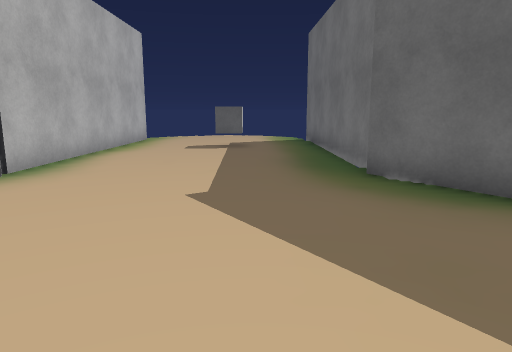
[1] (above)

16 first-person views from a walk through a Unity game level. The camera is 1.4 m above the floor, tilts 10° down and sees 70° across. The floor is counted in squares, 1.06 m on a side. Each view is taken from the middle of a square. On the plan, view 1 faces up. The plan holds only what a view shows up to about 15 squares ahead; the rest is blank. The place goes on beyond the plan. The player is left out. Some surface patterns are stand-ins.

[2]
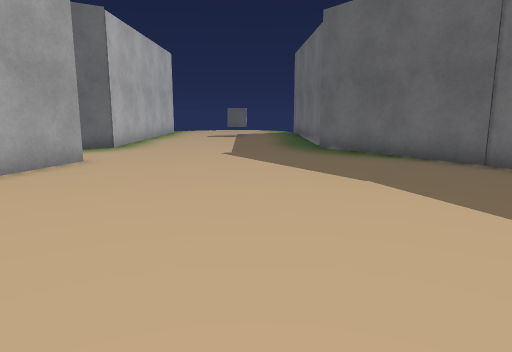

[3]
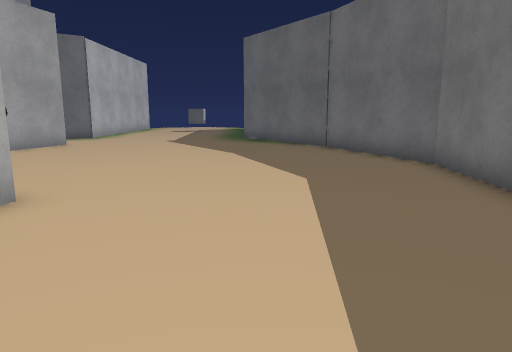

[4]
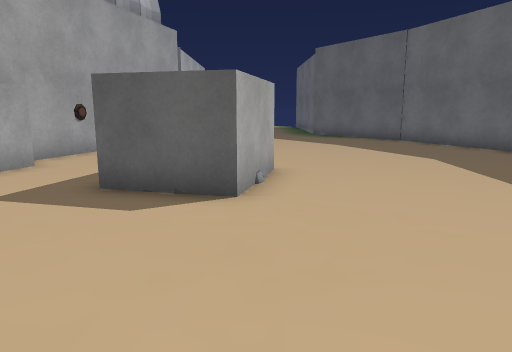

[5]
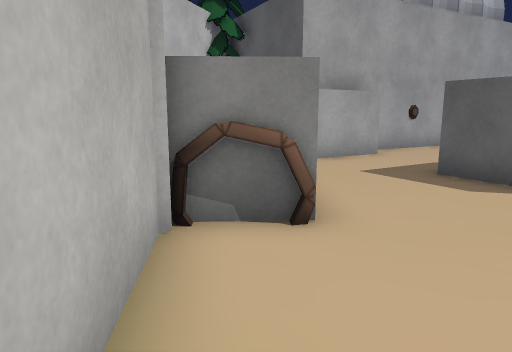

[6]
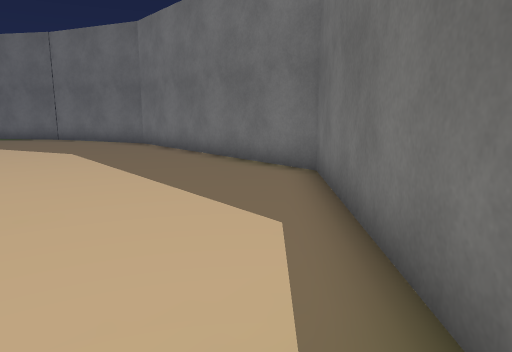

[7]
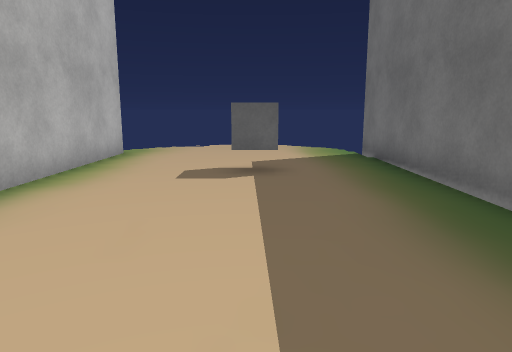

[8]
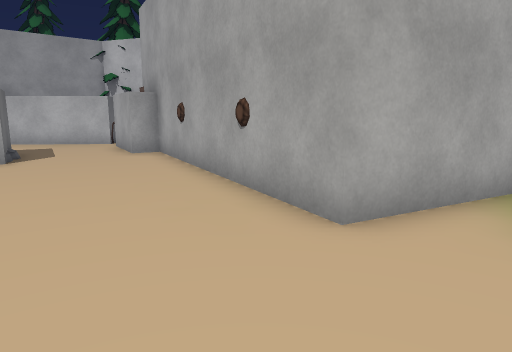

[9]
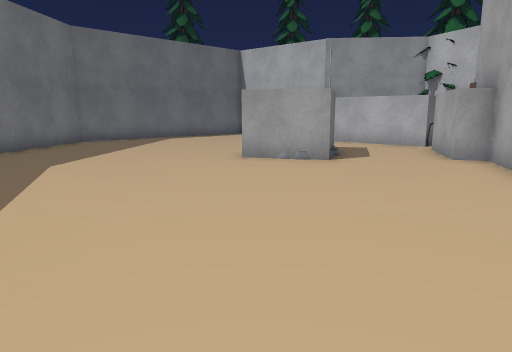

[10]
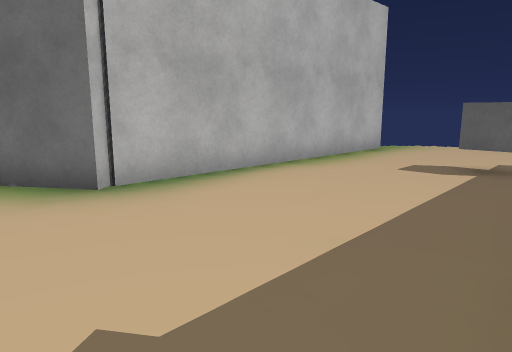

[11]
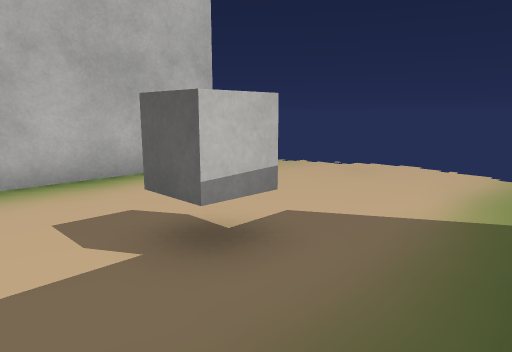

[12]
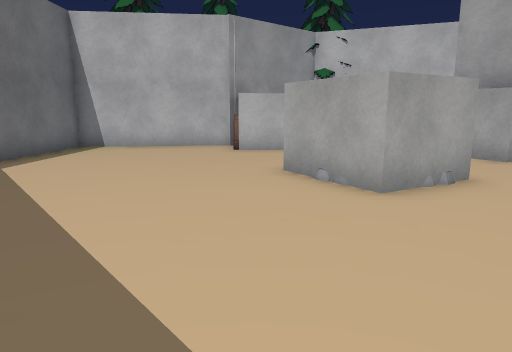

[13]
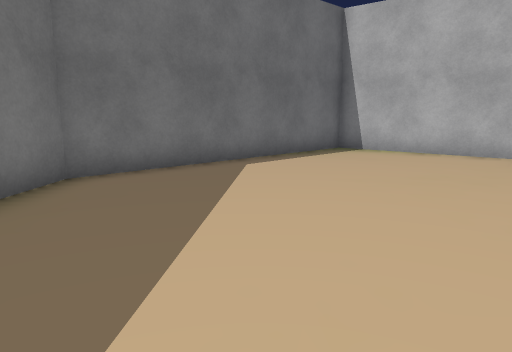

[14]
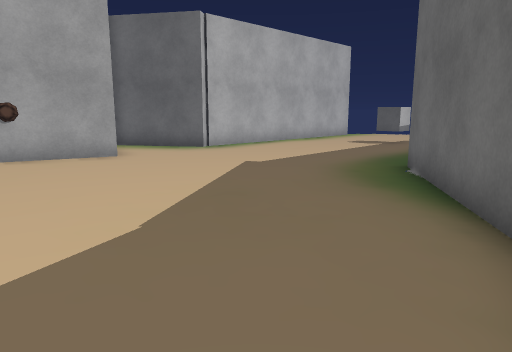

[15]
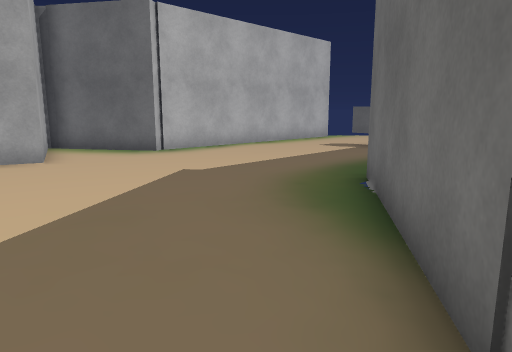

[16]
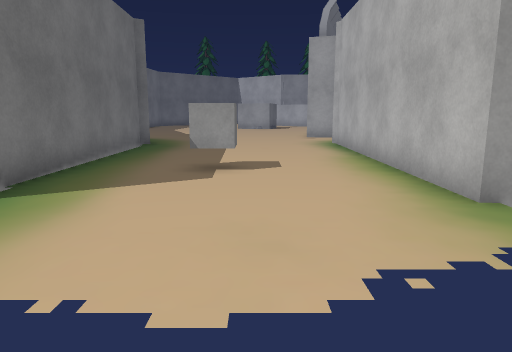

### Floor plan
Points are (right, up) in squares from view 1. A wall is a line through its corners. A room is listed if a view was taken in it or the views show most of it. See-through windows are left out.
Room 1 (views 1, 2, 3, 4, 5, 6, 7, 8, 9, 10, 11, 12, 13, 14, 15, 16)
walls: (5.7, 2.9) (2.4, 7.8) (2.7, 8) (2.4, 17.9); (-8.4, 5) (-4.7, 3.8) (-7.3, -4.9) (-6.5, -5.1) (-7.2, -7.9); (-3, -5) (-0.6, -5.7) (-1.3, -8.4) (-3.7, -7.8) (-3, -5); (-5.7, 17.8) (-5.3, 17.8) (-5.4, 7.6) (-5.2, 7.4) (-8.4, 5.3); (-7.4, -8.9) (-3.5, -12.5) (-3.8, -12.9); (-3.6, -12.4) (-4.9, -13.8); (-3.5, -12.5) (-4.6, -13.9); (-4.1, -13.3) (-4.7, -13.9) (-0.1, -17.6) (6.8, -11.2) (7.6, -1.7) (5.7, 3.1); (-4, -13.4) (-4.7, -13.8)
objects: other object (-1, 14) to (-1, 15)

Where each view was taken, in squares from view 1:
view 1: 0 up, 0 right, facing up
view 2: 6 down, 0 right, facing up
view 3: 11 down, 3 right, facing up
view 4: 14 down, 1 left, facing up
view 5: 16 down, 1 left, facing up-left
view 6: 16 down, 0 right, facing up-right
view 7: 6 up, 1 left, facing up
view 8: 6 up, 1 left, facing down-left
view 9: 5 up, 1 left, facing down
view 10: 5 up, 1 right, facing up-left
view 11: 12 up, 2 right, facing up-left
view 12: 3 down, 5 right, facing down-left
view 13: 4 down, 3 right, facing down
view 14: 1 down, 6 right, facing up-left
view 15: 1 up, 6 right, facing up-left
view 16: 23 up, 2 left, facing down
